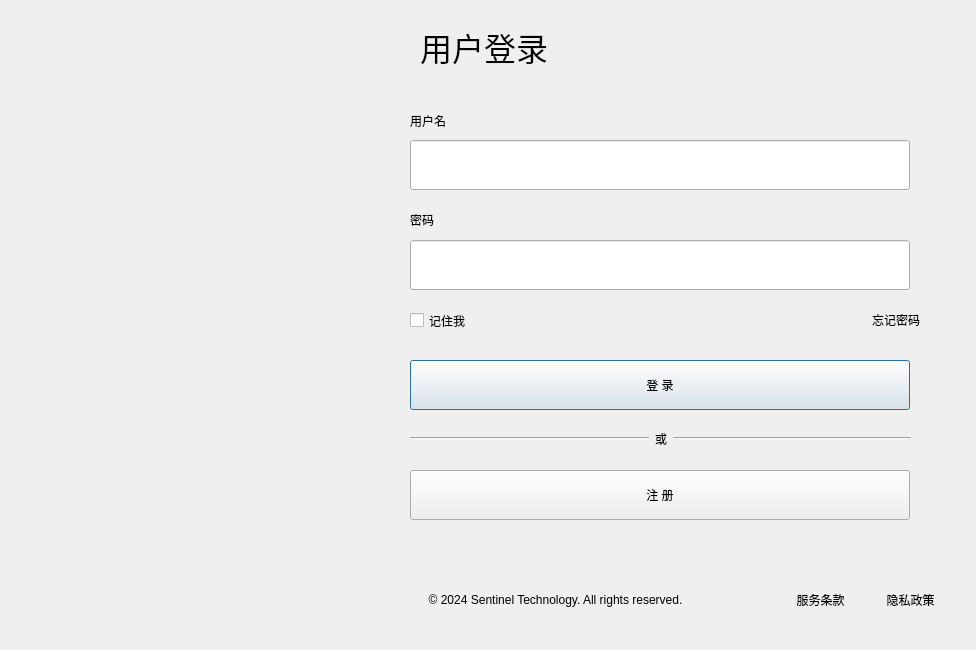
<?xml version="1.0" encoding="UTF-8"?>
<ui version="4.0">
 <class>LoginDialog</class>
 <widget class="QDialog" name="LoginDialog">
  <property name="geometry">
   <rect>
    <x>0</x>
    <y>0</y>
    <width>976</width>
    <height>650</height>
   </rect>
  </property>
  <property name="minimumSize">
   <size>
    <width>976</width>
    <height>650</height>
   </size>
  </property>
  <property name="maximumSize">
   <size>
    <width>976</width>
    <height>650</height>
   </size>
  </property>
  <property name="windowTitle">
   <string>Dialog</string>
  </property>
  <layout class="QHBoxLayout" name="horizontalLayout">
   <property name="spacing">
    <number>0</number>
   </property>
   <property name="leftMargin">
    <number>0</number>
   </property>
   <property name="topMargin">
    <number>0</number>
   </property>
   <property name="rightMargin">
    <number>0</number>
   </property>
   <property name="bottomMargin">
    <number>0</number>
   </property>
   <item>
    <widget class="QWidget" name="brandPanel" native="true">
     <property name="sizePolicy">
      <sizepolicy hsizetype="Preferred" vsizetype="Preferred">
       <horstretch>2</horstretch>
       <verstretch>0</verstretch>
      </sizepolicy>
     </property>
    </widget>
   </item>
   <item>
    <widget class="QWidget" name="loginPanel" native="true">
     <property name="sizePolicy">
      <sizepolicy hsizetype="Preferred" vsizetype="Preferred">
       <horstretch>3</horstretch>
       <verstretch>0</verstretch>
      </sizepolicy>
     </property>
     <widget class="QLabel" name="titleLabel">
      <property name="geometry">
       <rect>
        <x>30</x>
        <y>20</y>
        <width>200</width>
        <height>55</height>
       </rect>
      </property>
      <property name="text">
       <string>&lt;html&gt;&lt;head/&gt;&lt;body&gt;&lt;p&gt;&lt;span style=&quot; font-size:24pt;&quot;&gt;用户登录&lt;/span&gt;&lt;/p&gt;&lt;/body&gt;&lt;/html&gt;</string>
      </property>
     </widget>
     <widget class="QLabel" name="usernameLabel">
      <property name="geometry">
       <rect>
        <x>20</x>
        <y>110</y>
        <width>91</width>
        <height>21</height>
       </rect>
      </property>
      <property name="text">
       <string>用户名</string>
      </property>
     </widget>
     <widget class="QLabel" name="passwordLabel">
      <property name="geometry">
       <rect>
        <x>20</x>
        <y>210</y>
        <width>91</width>
        <height>20</height>
       </rect>
      </property>
      <property name="text">
       <string>密码</string>
      </property>
     </widget>
     <widget class="QLineEdit" name="usernameEdit">
      <property name="geometry">
       <rect>
        <x>20</x>
        <y>140</y>
        <width>500</width>
        <height>50</height>
       </rect>
      </property>
      <property name="minimumSize">
       <size>
        <width>500</width>
        <height>50</height>
       </size>
      </property>
      <property name="maximumSize">
       <size>
        <width>500</width>
        <height>50</height>
       </size>
      </property>
     </widget>
     <widget class="QLineEdit" name="passwordEdit">
      <property name="geometry">
       <rect>
        <x>20</x>
        <y>240</y>
        <width>500</width>
        <height>50</height>
       </rect>
      </property>
      <property name="minimumSize">
       <size>
        <width>500</width>
        <height>50</height>
       </size>
      </property>
      <property name="maximumSize">
       <size>
        <width>500</width>
        <height>50</height>
       </size>
      </property>
     </widget>
     <widget class="QCheckBox" name="rememberMeCheckBox">
      <property name="geometry">
       <rect>
        <x>20</x>
        <y>310</y>
        <width>80</width>
        <height>21</height>
       </rect>
      </property>
      <property name="text">
       <string>记住我</string>
      </property>
     </widget>
     <widget class="QLabel" name="forgotPasswordLabel">
      <property name="geometry">
       <rect>
        <x>430</x>
        <y>310</y>
        <width>100</width>
        <height>21</height>
       </rect>
      </property>
      <property name="text">
       <string>&lt;html&gt;&lt;head/&gt;&lt;body&gt;&lt;p align=&quot;right&quot;&gt;忘记密码&lt;/p&gt;&lt;/body&gt;&lt;/html&gt;</string>
      </property>
     </widget>
     <widget class="QPushButton" name="loginButton">
      <property name="geometry">
       <rect>
        <x>20</x>
        <y>360</y>
        <width>500</width>
        <height>50</height>
       </rect>
      </property>
      <property name="minimumSize">
       <size>
        <width>500</width>
        <height>50</height>
       </size>
      </property>
      <property name="maximumSize">
       <size>
        <width>500</width>
        <height>50</height>
       </size>
      </property>
      <property name="text">
       <string>登 录</string>
      </property>
     </widget>
     <widget class="QPushButton" name="registerButton">
      <property name="geometry">
       <rect>
        <x>20</x>
        <y>470</y>
        <width>500</width>
        <height>50</height>
       </rect>
      </property>
      <property name="minimumSize">
       <size>
        <width>500</width>
        <height>50</height>
       </size>
      </property>
      <property name="maximumSize">
       <size>
        <width>500</width>
        <height>50</height>
       </size>
      </property>
      <property name="text">
       <string>注 册</string>
      </property>
     </widget>
     <widget class="QWidget" name="footerPanel" native="true">
      <property name="geometry">
       <rect>
        <x>0</x>
        <y>570</y>
        <width>591</width>
        <height>61</height>
       </rect>
      </property>
      <widget class="QLabel" name="copyrightLabel">
       <property name="geometry">
        <rect>
         <x>30</x>
         <y>20</y>
         <width>271</width>
         <height>21</height>
        </rect>
       </property>
       <property name="text">
        <string>&lt;html&gt;&lt;head/&gt;&lt;body&gt;&lt;p align=&quot;center&quot;&gt;© 2024 Sentinel Technology. All rights reserved.&lt;/p&gt;&lt;/body&gt;&lt;/html&gt;</string>
       </property>
      </widget>
      <widget class="QLabel" name="termsLabel">
       <property name="geometry">
        <rect>
         <x>400</x>
         <y>20</y>
         <width>61</width>
         <height>21</height>
        </rect>
       </property>
       <property name="text">
        <string>&lt;html&gt;&lt;head/&gt;&lt;body&gt;&lt;p align=&quot;center&quot;&gt;服务条款&lt;/p&gt;&lt;/body&gt;&lt;/html&gt;</string>
       </property>
      </widget>
      <widget class="QLabel" name="privacyLabel">
       <property name="geometry">
        <rect>
         <x>490</x>
         <y>20</y>
         <width>61</width>
         <height>21</height>
        </rect>
       </property>
       <property name="text">
        <string>&lt;html&gt;&lt;head/&gt;&lt;body&gt;&lt;p align=&quot;center&quot;&gt;隐私政策&lt;/p&gt;&lt;/body&gt;&lt;/html&gt;</string>
       </property>
      </widget>
     </widget>
     <widget class="QWidget" name="separatorContainer">
      <property name="geometry">
       <rect>
        <x>20</x>
        <y>430</y>
        <width>501</width>
        <height>18</height>
       </rect>
      </property>
      <layout class="QHBoxLayout" name="horizontalLayout_2">
       <item>
        <widget class="Line" name="leftSeparatorLine">
         <property name="sizePolicy">
          <sizepolicy hsizetype="Minimum" vsizetype="Fixed">
           <horstretch>2</horstretch>
           <verstretch>0</verstretch>
          </sizepolicy>
         </property>
         <property name="orientation">
          <enum>Qt::Horizontal</enum>
         </property>
        </widget>
       </item>
       <item>
        <widget class="QLabel" name="orLabel">
         <property name="text">
          <string>&lt;html&gt;&lt;head/&gt;&lt;body&gt;&lt;p align=&quot;center&quot;&gt;或&lt;/p&gt;&lt;/body&gt;&lt;/html&gt;</string>
         </property>
        </widget>
       </item>
       <item>
        <widget class="Line" name="rightSeparatorLine">
         <property name="sizePolicy">
          <sizepolicy hsizetype="Minimum" vsizetype="Fixed">
           <horstretch>2</horstretch>
           <verstretch>0</verstretch>
          </sizepolicy>
         </property>
         <property name="orientation">
          <enum>Qt::Horizontal</enum>
         </property>
        </widget>
       </item>
      </layout>
     </widget>
    </widget>
   </item>
  </layout>
 </widget>
 <resources/>
 <connections/>
</ui>
